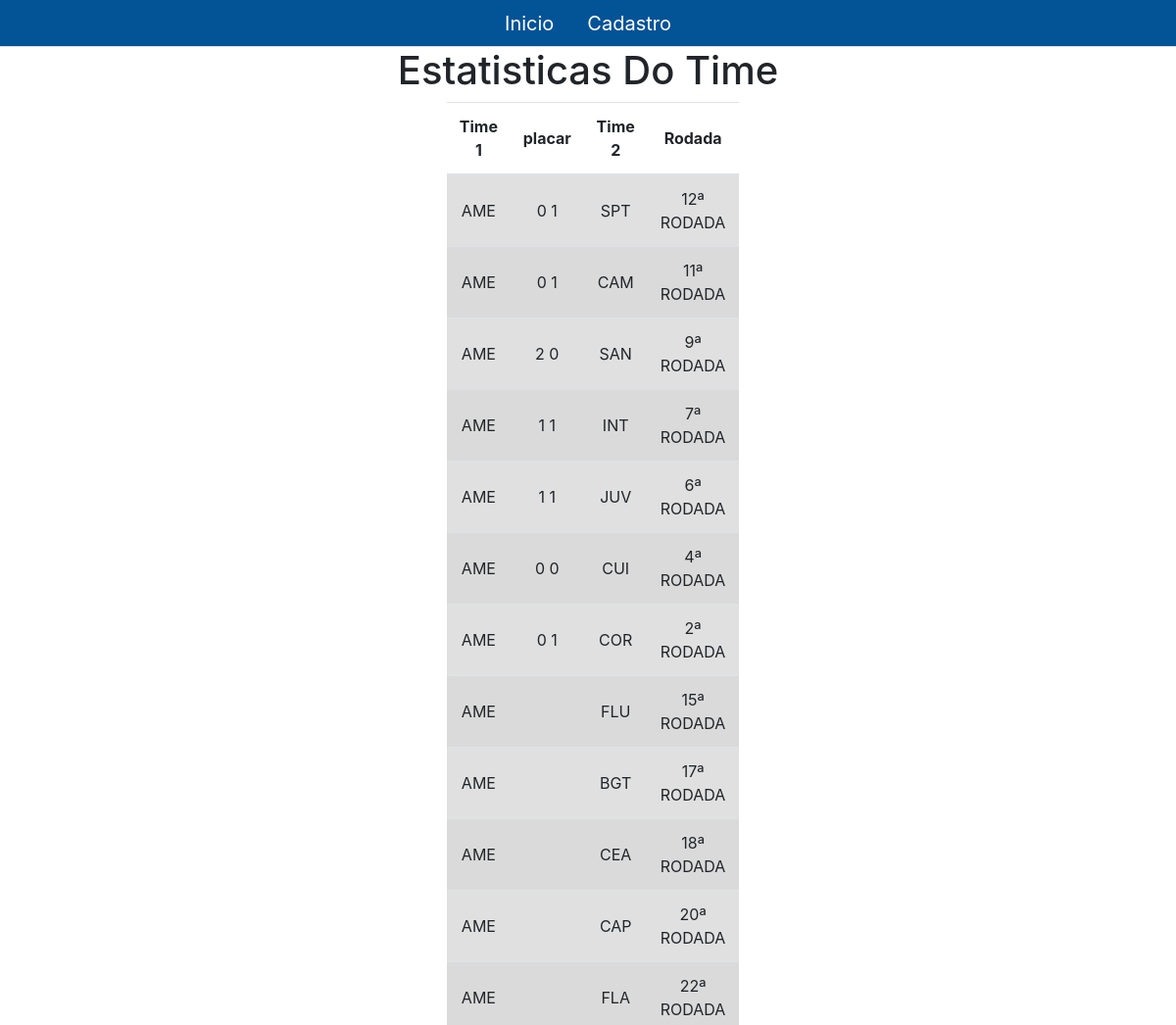
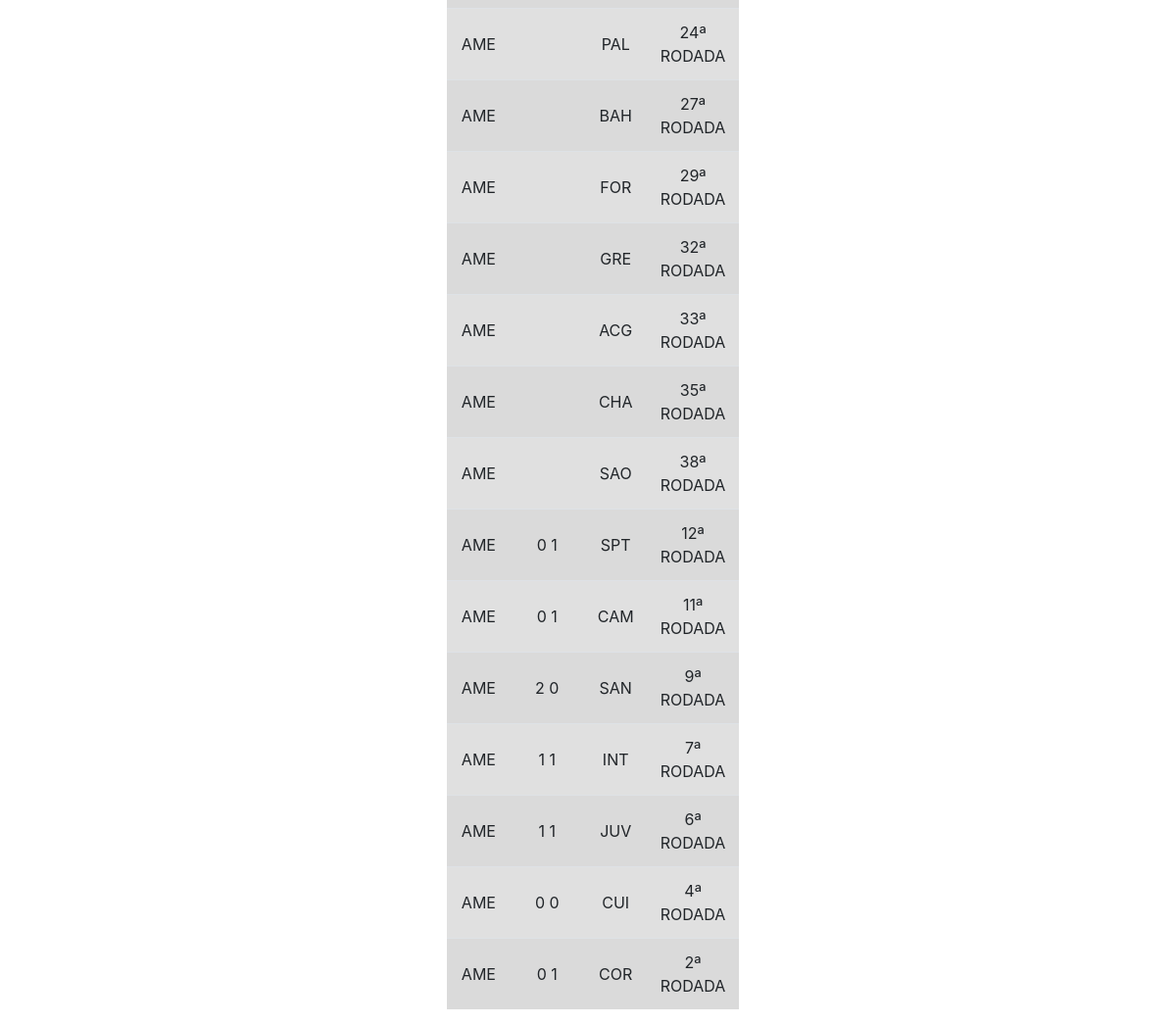
/estatisticas/AME, run on the app's committed database (2 pictures, top to bottom).
### app/models.py (models this page shows)
class jogos(models.Model):
    timeA  = models.CharField('timeA',max_length=10)
    timeB = models.CharField('timeB',max_length=10)
    placar = models.CharField('placar',max_length=10)
    rodada = models.CharField('rodada',max_length=20)
    Serie = models.CharField('serie',max_length=5)

### app/views.py (the view)
# urls.py: path('estatisticas/<str:sigla>',estatisticas,name="estatisticas"),
def estatisticas(request,sigla):
    timea = jogos.objects.filter(timeA = sigla).exclude(timeB = sigla).order_by()
    context = {
        'timea':timea,
    }
    return render(request,'estatisticas.html',context)

### app/templates/estatisticas.html (shortened to what this page needs)
<!DOCTYPE html>
{% load static %}
<html lang="pt-br">
<head>
    <link rel="stylesheet" href="https://maxcdn.bootstrapcdn.com/bootstrap/4.0.0/css/bootstrap.min.css">
    <link href="{% static 'css/style.css' %}" rel="stylesheet">
</head>
<body>
  <nav>
    <ul class="nav nav-tabs justify-content-center">
      <li class="nav-item">
        <a class="nav-link disabled" href="/">Inicio</a>
      </li>
      <li class="nav-item">
        <a class="nav-link disabled" href="/cadastro">Cadastro</a>
      </li>
    </ul>
  </nav>
    <h1 style="text-align: center;">Estatisticas Do Time</h1>
    <div id="table-center">
        <table class="table table-striped">
            <Thead>
              <tr>
                <th>Time 1</th>
                <th>placar</th>
                <th>Time 2</th>
                <th>Rodada</th>
              </tr>
            </Thead>
            <tbody>
                {% for time in timea%}
                <tr class="table-active">
                  <td>{{time.timeA }}</td>
                  <td>{{time.placar }}</td>
                  <td>{{time.timeB }}</td>
                  <td>{{time.rodada}}</td>
                </tr>
              {% endfor%}
            </tbody>
          </table>
    </div>
</body>
</html>

### static/css/style.css (style rules this page uses)
table { width: 40% !important; justify-content: center !important; }
nav { background-color: #035397 !important; font-size: 20px; text-align: center !important; }
a { color: white !important; }
#table-center { margin-left: 38%; }
td { height: 50px; width: 50px; }
#table-center td { text-align: center; vertical-align: middle; }
#table-center th { text-align: center; vertical-align: middle; }

### data on the page
jogos: timeA "AME", placar "0 1", timeB "SPT", rodada "12ª RODADA"
jogos: timeA "AME", placar "0 1", timeB "CAM", rodada "11ª RODADA"
jogos: timeA "AME", placar "2 0", timeB "SAN", rodada "9ª RODADA"
jogos: timeA "AME", placar "1 1", timeB "INT", rodada "7ª RODADA"
jogos: timeA "AME", placar "1 1", timeB "JUV", rodada "6ª RODADA"
jogos: timeA "AME", placar "0 0", timeB "CUI", rodada "4ª RODADA"
jogos: timeA "AME", placar "0 1", timeB "COR", rodada "2ª RODADA"
jogos: timeA "AME", timeB "FLU", rodada "15ª RODADA"
jogos: timeA "AME", timeB "BGT", rodada "17ª RODADA"
jogos: timeA "AME", timeB "CEA", rodada "18ª RODADA"
jogos: timeA "AME", timeB "CAP", rodada "20ª RODADA"
jogos: timeA "AME", timeB "FLA", rodada "22ª RODADA"
jogos: timeA "AME", timeB "PAL", rodada "24ª RODADA"
jogos: timeA "AME", timeB "BAH", rodada "27ª RODADA"
jogos: timeA "AME", timeB "FOR", rodada "29ª RODADA"
jogos: timeA "AME", timeB "GRE", rodada "32ª RODADA"
jogos: timeA "AME", timeB "ACG", rodada "33ª RODADA"
jogos: timeA "AME", timeB "CHA", rodada "35ª RODADA"
jogos: timeA "AME", timeB "SAO", rodada "38ª RODADA"
jogos: timeA "AME", placar "0 1", timeB "SPT", rodada "12ª RODADA"
jogos: timeA "AME", placar "0 1", timeB "CAM", rodada "11ª RODADA"
jogos: timeA "AME", placar "2 0", timeB "SAN", rodada "9ª RODADA"
jogos: timeA "AME", placar "1 1", timeB "INT", rodada "7ª RODADA"
jogos: timeA "AME", placar "1 1", timeB "JUV", rodada "6ª RODADA"
jogos: timeA "AME", placar "0 0", timeB "CUI", rodada "4ª RODADA"
jogos: timeA "AME", placar "0 1", timeB "COR", rodada "2ª RODADA"
